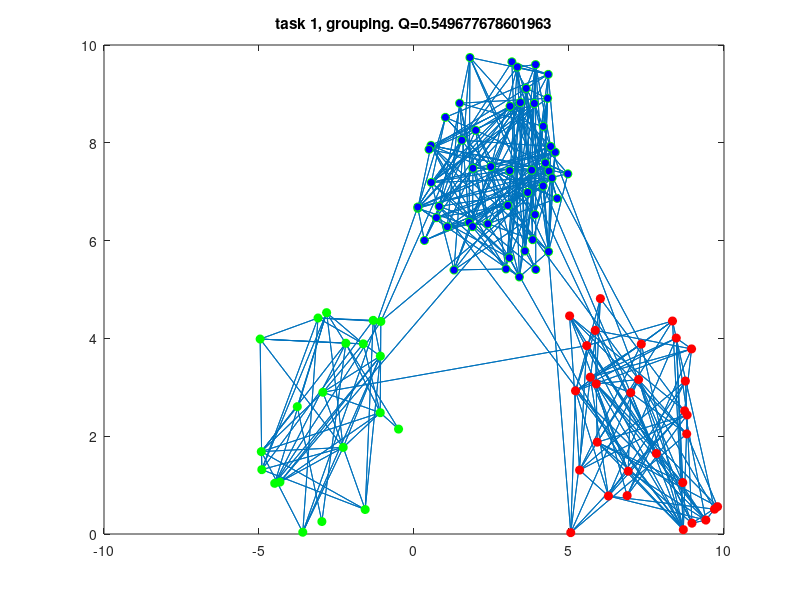

This figure's MATLAB source:
% HW 5 - task 1

clc
clear all
A = load('communityExample.mat');
A = A.A;

k = sum(A,2);                   %nbr edges of each node

%########################## CALC B and Q once ############3
N = length(A);
allNodes = 1:N;
m = sum(sum(A))/2;                %number of edges

%creade modular matrix B
k_ij = zeros(N,N);
for i = 1:N
    k_ij(i,:) = k(i)*k;
end
B = A - k_ij/(2*m);

[eigVec, eigVal] = eig(B); 
[max_i, max_j] = find(eigVal == max(max(eigVal)));       %is it always the last element that is the largest eigenvalue?
maxEigVec = eigVec(:,max_i);

%assign group
s = ones(N,1);
s(maxEigVec < 0) = -1;

%Calculate Modularity
Q = s'*B*s/(4*m)
%#####################################################
%#####################################################
%####################WHILE LOOP TO GO THROUGH ALL SUB GROUPS###############
nbrGroups = 2;
groups = [allNodes(s>0); allNodes(s<0)];             %initializing full group
test = 0;
B_tmp = zeros(N,N);

while (nbrGroups > 0 && test < 4)
    test = test + 1;
    test
    
    newNbrGroups = 0;
    offset = 1;
    [edge, ~] = size(groups);
    for i_groups = 1:nbrGroups
        currentGroup = groups( edge-i_groups+1, groups(edge-i_groups+1,:)>0);
        
        N_tmp = length(currentGroup);
%         m = sum(sum( A(currentGroup, :) ))/2;                %number of edges on the sub group
        
        %create modular matrix B for this group
        B_tmp = zeros(N_tmp, N_tmp);
        for i = 1:N_tmp
            for j = 1:N_tmp
                B_tmp(i,j) = B(currentGroup(i),currentGroup(j)) - (currentGroup(i)==currentGroup(j))*sum(B(currentGroup(i),currentGroup));
            end
        end
        
        [eigVec, eigVal] = eig(B_tmp);
%         [max_i, max_j] = size(eigVal);       %is it always the last element that is the largest eigenvalue?
        maxEigVec = eigVec(:,end);
        
        %assign group
        s = ones(N_tmp,1);
        s(maxEigVec < 0) = -1;
        
        %Calculate Modularity
        Q_tmp = s'*B_tmp*s/(4*m)
        
        if(Q_tmp > exp(-7))
            newNbrGroups = newNbrGroups + 2;
            Q = Q + Q_tmp
%             g1 = zeros(1, length(groups));
%             tmp = false(1,N);
%             tmp(currentGroup) = true;
%             indexOfGroup = tmp'.*(s>0) == 1;
%             g1(1:sum(indexOfGroup)) = allNodes(indexOfGroup);
%             
%             g2 = zeros(1, length(groups));
%             tmp = false(1,N);
%             tmp(currentGroup) = true;
%             indexOfGroup = tmp'.*(s>0) == 1;
%             g2(1:sum(indexOfGroup)) = allNodes(indexOfGroup);
            g1 = zeros(1, length(groups));
            g2 = g1;
            g1(1:sum(s>0)) = currentGroup(s>0);
            g2(1:sum(s<0)) = currentGroup(s<0);
            groups = [groups; g1; g2];
        end
    end
    nbrGroups = newNbrGroups;

end
%%
%plot the mess
%create positions depending on group a node is assigned
interval = 5;
sepperation = 2*interval;
nbrGroup1 = sum(groups(end,:) > 0);
nbrGroup2 = sum(groups(end-1,:) > 0);
nbrGroup3 = N - nbrGroup1 - nbrGroup2;
x = zeros(1,N);
y = zeros(1,N);
x(groups(end,1:nbrGroup1)) = rand(1,nbrGroup1)*interval + sepperation/2;
x(groups(end-1,1:nbrGroup2)) = rand(1,nbrGroup2)*interval - sepperation/2;
x(groups(end-2,1:nbrGroup3)) = rand(1,nbrGroup3)*interval;
y(groups(end,1:nbrGroup1)) = rand(1,nbrGroup1)*interval;
y(groups(end-1,1:nbrGroup2)) = rand(1,nbrGroup2)*interval;
y(groups(end-2,1:nbrGroup3)) = rand(1,nbrGroup3)*interval + sepperation/2;

hold off
gplot(A, [x;y]')
hold on
plot(x(groups(end,1:nbrGroup1)), y(groups(end,1:nbrGroup1)), 'or', 'MarkerFaceColor', 'r')
plot(x(groups(end-1,1:nbrGroup2)), y(groups(end-1,1:nbrGroup2)), 'og', 'MarkerFaceColor', 'g')
plot(x(groups(end-2,1:nbrGroup3)), y(groups(end-2,1:nbrGroup3)), 'og', 'MarkerFaceColor', 'b')
title('task 1, grouping. Q=0.549677678601963')